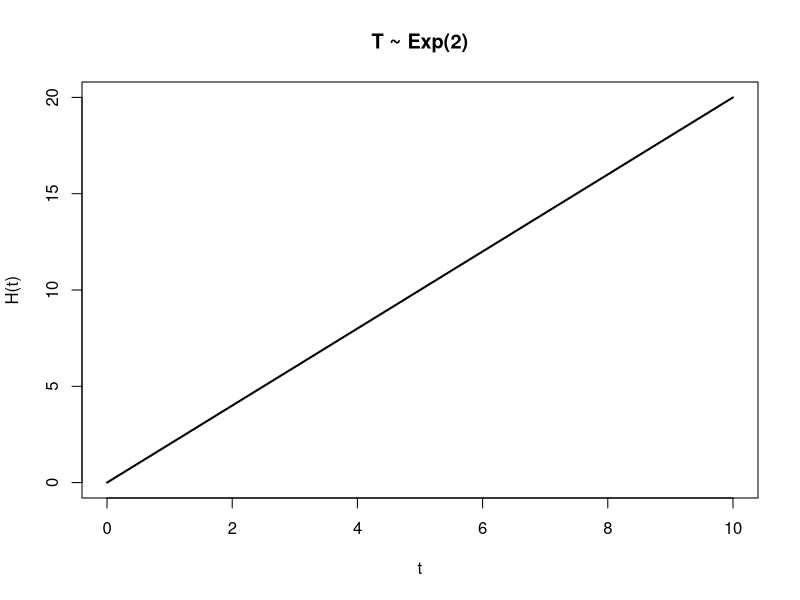
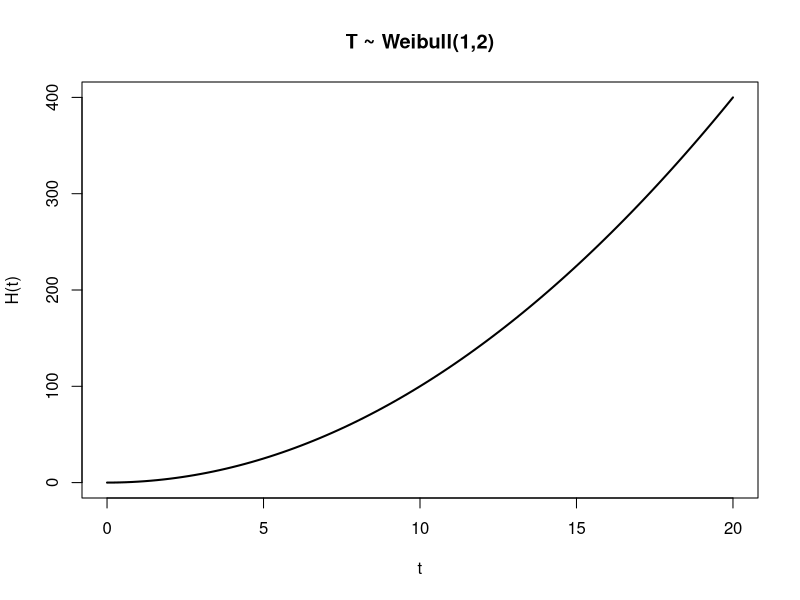

Reproduce these figures in R, in order. (Note: this script raises an error after producing the figures.)
## ---- chunk 1
# pdf <- function(lambda, t) lambda * exp(-1 * lambda * t)
# F_t <- function(lambda, t) 1 - exp(-1 * lambda * t)
# S_t <- function(lambda, t) 1 - F_t(lambda, t)
# H_t <- function(lambda, t) -1 * log(S_t(lambda, t))

Hexp <- function(x, lambda) { 
  lambda * x
}

Hweib <- function(x, lambda, gamma) { 
  lambda * x^(gamma) 
}
## ---- chunk 2
curve(Hexp(x, lambda = 2), 
      from = 0, to = 10, lwd = 2, 
      main = "T ~ Exp(2)", ylab = "H(t)", xlab = "t")
## ---- chunk 3
curve(Hweib(x, lambda = 1, gamma = 2), 
      from = 0, to = 20, lwd = 2, 
      main = "T ~ Weibull(1,2)", ylab = "H(t)", xlab = "t")

## ---- chunk 4
#Create the survival function S(t) for the Weibull distribution
# m_S_t_weib <- function(x, lambda, gamma) {
#   exp(-1 * Hweib(x,lambda,gamma))
# }

Sweib <- function(x, lambda, gamma) { 
  exp(-lambda * x^gamma)
}


curve(m_S_t_weib(x, lambda = 0.1, gamma = 1.7), 
      from = 0, to = 20, lwd = 2, 
      main = "T ~ Weibull(0.1, 1.7)", ylab = "S(t)", xlab = "t")
